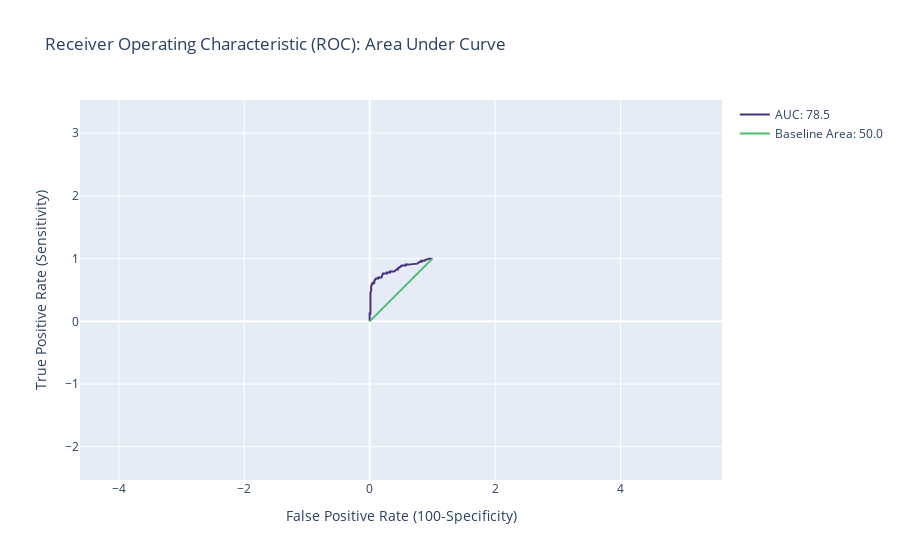

Notebook source saved alongside this figure:
### Code cell
# ROC-AUC figure

roc_score=round(100*roc_auc_score(y_test, predictions),1)
trace0=go.Scatter(
        x=FPR, 
        y=TPR,
        mode='lines',
        name=f'AUC: {roc_score}',
        marker=dict(color=Viridis[10])
        )
trace1=go.Scatter(
        x=[0,1], 
        y=[0,1],
        mode='lines',
        name='Baseline Area: 50.0',
    marker=dict(color=Viridis[50])
        )
layout=go.Layout(
    title='Receiver Operating Characteristic (ROC): Area Under Curve',
    xaxis={'title': 'False Positive Rate (100-Specificity)','scaleratio': 1,'scaleanchor': 'y'},
    yaxis={'title': 'True Positive Rate (Sensitivity)'},
    yaxis_range=[-0.1,1.1],
    xaxis_range=[-0.1,1.1]
    )
data=[trace0, trace1]
fig = dict(data=data, layout=layout)
fig=go.Figure(fig)
#a.update_xaxes(fixedrange=True)
#a.show()
fig.update_xaxes(range=[-0.1, 1.1])
fig.show()
fig1=fig

### Figure 1 — Plotly figure (JSON) as saved in the notebook; plotly's stock layout.template omitted (floating-point values rounded to 4 significant figures)
{"data": [{"marker": {"color": "#46307c"}, "mode": "lines", "name": "AUC: 78.5", "type": "scatter", "x": [0, 0, 0, 0, 0, 0.0125, 0.0125, 0.0125, 0.0125, 0.0125, 0.025, 0.025, 0.025, 0.0375, 0.0375, 0.0625, 0.0625, 0.075, 0.075, 0.1, 0.1375, 0.1375, 0.175, 0.1875, 0.2, 0.2125, 0.2125, 0.275, 0.275, 0.3125, 0.325, 0.325, 0.35, 0.375, 0.3875, 0.4125, 0.425, 0.45, 0.45, 0.5125, 0.575, 0.575, 0.6, 0.6125, 0.7625, 0.8, 0.825, 0.825, 0.8625, 0.875, 0.9, 0.95, 1], "y": [0, 0.01587, 0.06349, 0.1111, 0.127, 0.127, 0.254, 0.2857, 0.3333, 0.4603, 0.4921, 0.5397, 0.5714, 0.5873, 0.6032, 0.6032, 0.619, 0.619, 0.6508, 0.6825, 0.6825, 0.6984, 0.6984, 0.6984, 0.7302, 0.746, 0.7619, 0.7619, 0.7778, 0.7778, 0.7778, 0.7937, 0.7937, 0.7937, 0.7937, 0.8095, 0.8254, 0.8254, 0.8413, 0.8889, 0.8889, 0.9048, 0.9048, 0.9048, 0.9206, 0.9524, 0.9524, 0.9683, 0.9683, 0.9683, 0.9841, 1, 1]}, {"marker": {"color": "#49be6e"}, "mode": "lines", "name": "Baseline Area: 50.0", "type": "scatter", "x": [0, 1], "y": [0, 1]}], "layout": {"autosize": true, "title": {"text": "Receiver Operating Characteristic (ROC): Area Under Curve"}, "xaxis": {"domain": [0, 1], "range": [-4.619, 5.619], "scaleanchor": "y", "scaleratio": 1, "title": {"text": "False Positive Rate (100-Specificity)"}, "type": "linear"}, "yaxis": {"domain": [0, 1], "range": [-0.1205, 1.12], "title": {"text": "True Positive Rate (Sensitivity)"}, "type": "linear"}}}
